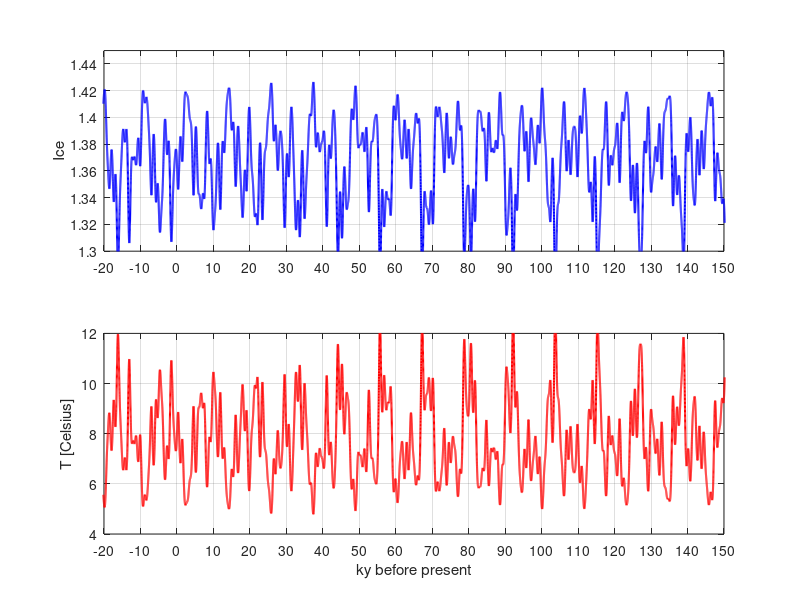

Reproduce this figure in MATLAB. (Note: this script raises an error after producing the figure.)
%% The global warming-cooling effect numerical modelling from the obtained oscillations 
%% using the non-linear logistic delay-differential equation (LODE) algorithm  
% Solve equation system (1,2) from Rial 2004 (modified)
%% Any use of this code must refer to
% Kravchinsky,V.A., Zhang,R., Borowiecki,R., Goguitchaichvili,A., Czarnecki,J., Czarnecki,A., Boers,N., Berger,A., & van der Baan,M. (2025)
% Millennial Cycles in Greenland and Antarctic Ice Core Records: Evidence of Astronomical Influence on Global Climate
% Journal of Geophysical Research: Atmospheres
% http//
% Questions/suggestions to vadim@ualberta.ca

clc; clear; close all; % Clear workspace and close figures

%% Constants
time_offset = -9;   % If time_offset more negative, peaks shifted to more remote past
heat_capacity = 16.7 / 1000;
initial_temperature = 10; % Degrees Celsius
solar_cont_quarter = 1368 / 4;
initial_ice = 0.9;
tmin = -160;
tmax = 50; % Unit: kiloyears
dt = 0.005;
Npoints = floor((tmax - tmin) / dt);
% Albedo Maximum Value
Albedo_Max = 0.65;

if time_offset <= 0
    tmin = tmin + time_offset;
    nmin = floor(-time_offset / dt);
    nmax = Npoints;
else
    tmax = tmax + time_offset;
    nmin = 1;
    nmax = Npoints + floor(-time_offset / dt);
end

time_points = linspace(tmin, tmax, Npoints);
ice = zeros(size(time_points));
ice(1) = initial_ice;
temperature = zeros(size(time_points));
temperature(1) = initial_temperature;


%% Define functions
function val = clouds(L)
    Lminus = 0.9; Lplus = 1.5;
    if L >= Lplus
        val = 1;
    elseif L < Lminus
        val = 0;
    else
        val = 0.5; % Lminus <= L < Lplus
    end
end

function val = Albedo(L, Albedo_Max)
    val = Albedo_Max * tanh(L / 2);
end

function val = temperature_RHS(temperature, ice, n, solar_cont_quarter, Budyko_a, Budyko_b, Budyko_a1, Budyko_b1, heat_capacity, Albedo_Max)
    val = (solar_cont_quarter * (1 - Albedo(ice(n-1), Albedo_Max)) - Budyko_a - Budyko_b * temperature(n-1) + ...
        (Budyko_a1 + Budyko_b1 * temperature(n-1)) * clouds(ice(n-1))) / heat_capacity;
end

function val = forcing(t)
    periods = [22, 11.4, 5.5, 2.75, 1.4, 1];
    amplits = [0.0, 0.22, 0.2, 0.12, 0.1, 0.1];
    val = sum(amplits .* cos(2 * pi * t ./ periods));
end

function val = K(n, dt, temperature, AMPLITUDE)
    time = n * dt;
    val = 1 + AMPLITUDE * (1 + forcing(time)) * temperature(n-1);
end

function val = RHS(temperature, L, n, delay_n, time_constant_mu, both, dt, AMPLITUDE)
    point_of_influence = n - 1 - delay_n;
    if point_of_influence >= 1
        if both
            val = time_constant_mu * L(point_of_influence) * (1 - L(point_of_influence) / K(n, dt, temperature, AMPLITUDE));
        else
            val = time_constant_mu * L(n-1) * (1 - L(point_of_influence) / K(n, dt, temperature, AMPLITUDE));
        end
    else
        val = time_constant_mu * L(n-1) * (1 - L(n-1) / K(n, dt, temperature, AMPLITUDE));
    end
end

%% Parameters
scaling = 30; % Factor by which Greenland ice is smaller than total, after Rial:2004
time_constant_mu = scaling * 1/14; % 1/.48 %1./11.
Budyko_a = 223;
Budyko_b = 2.2;
Budyko_a1 = 47.8;
Budyko_b1 = 1.6;
AMPLITUDE = 0.05;
BOTH_DELAYS_Q = true;
ABOVE_BIFFUR = 1.1;

delay_tau = ABOVE_BIFFUR * (pi / 2) / time_constant_mu;
delay_n = floor(delay_tau / dt);

%% Run the model
for n = 2:length(ice)
    temperature(n) = temperature(n-1) + dt * temperature_RHS(temperature, ice, n, solar_cont_quarter, Budyko_a, Budyko_b, Budyko_a1, Budyko_b1, heat_capacity, Albedo_Max);
    ice(n) = ice(n-1) + dt * RHS(temperature, ice, n, delay_n, time_constant_mu, BOTH_DELAYS_Q, dt, AMPLITUDE);
end

%% Ensure `nmin` and `nmax` are within valid index range
nmin = max(1, floor(nmin));
nmax = min(length(time_points), floor(nmax));

% temperature = temperature - min(temperature);
% ice = ice-min(ice);

%% Plot results
figure (1)
set(gcf, 'Position',  [0, 0, 1000, 600])

subplot(2,1,1);
plot(-time_points(nmin:nmax), ice(nmin:nmax), 'b', 'LineWidth', 1.5);
ylabel('Ice');
% ylim([1, 2]);
axis([-20 150 1.3 1.45]); 
xticks(-20:10:150); 
grid on;

subplot(2,1,2);
plot(-time_points(nmin:nmax), temperature(nmin:nmax), 'r', 'LineWidth', 1.5);
xlabel('ky before present');
ylabel('T [Celsius]');
% ylim([0, 40]);
axis([-20 150 4 12]); 
xticks(-20:10:150); 
grid on;

%% Requires R2020a or later
exportgraphics(gcf,'vectorfig.pdf','ContentType','vector')

%% Save to CSV
csv_file = "timeBP_temperature_ice.csv";
data = [-time_points(nmin:nmax)', temperature(nmin:nmax)', ice(nmin:nmax)'];
writematrix(data, csv_file);
disp("The data export to .csv is done.");
